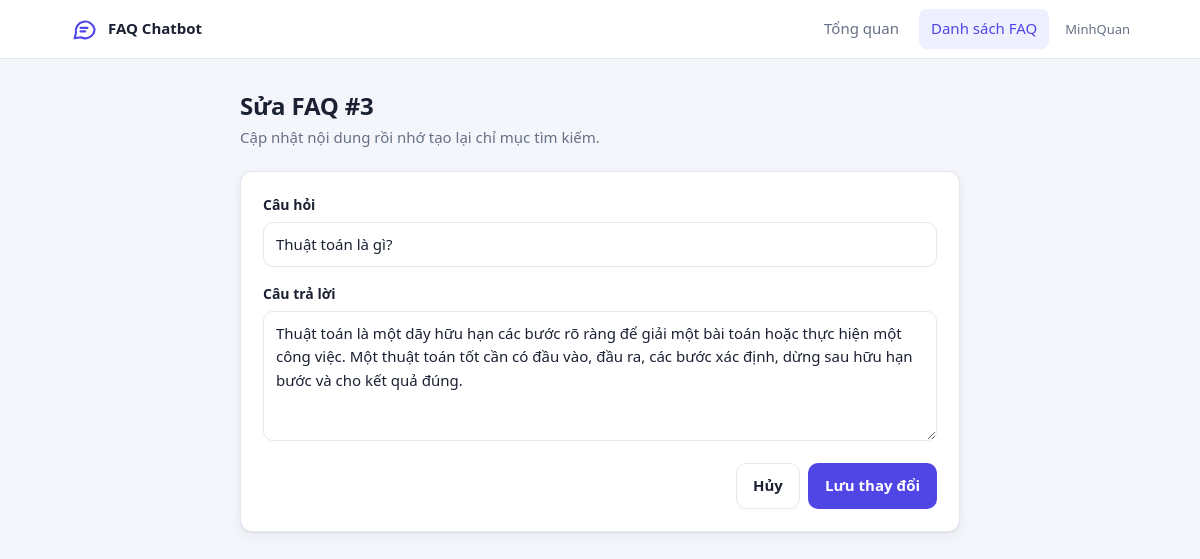
The page /view_faq/edit/3 (signed in) on the database its author committed.
### models.py (models this page shows, shortened)
class User(UserMixin, db.Model):
    __tablename__ = "User"
    id: Mapped[int] = mapped_column(primary_key=True)
    username: Mapped[str] = mapped_column( unique=True)
    password: Mapped[str] = mapped_column()

class Faq_User ( db.Model):
    __tablename__ = "Faq_User"
    id: Mapped[int] = mapped_column(primary_key=True)
    ask: Mapped[str] = mapped_column()
    answer: Mapped[str] = mapped_column()

### routes/routes.py (the view, shortened to what this page needs)
    @app.route("/view_faq/edit/<int:id>", methods =["GET", "POST"])
    @login_required
    def edit(id):
        faq = db.session.get(Faq_User, id)
        if faq is None:
            return jsonify({"error": "FAQ not found"}), 404
        return render_template("editFaq.html", faq=faq)

### app.py (called while the page is built)
@login_manager.user_loader
def load_user(user_id):
	from models import User
	return db.session.get(User, int(user_id))

### templates/editFaq.html (shortened to what this page needs)
{% extends "base.html" %}
{% block body %}
<main class="container" style="max-width:760px">
  <div class="page-head">
    <div><h1>Sửa FAQ #{{ faq.id }}</h1><p>Cập nhật nội dung rồi nhớ tạo lại chỉ mục tìm kiếm.</p></div>
  </div>
  <section class="card">
    <form action="{{ url_for('edit', id=faq.id) }}" method="POST" data-loading="Đang lưu...">
      <div class="field"><label for="q">Câu hỏi</label>
        <input id="q" name="question" type="text" value="{{ faq.ask }}" required></div>
      <div class="field"><label for="a">Câu trả lời</label>
        <textarea id="a" name="answer" required>{{ faq.answer }}</textarea></div>
      <div class="row" style="justify-content:flex-end">
        <a class="btn ghost" href="{{ url_for('view_faq') }}">Hủy</a>
        <button class="btn" type="submit">Lưu thay đổi</button>
      </div>
    </form>
  </section>
</main>
{% endblock %}

### templates/base.html (shortened to what this page needs)
<!DOCTYPE html>
<html lang="vi">
<head>
  <link rel="stylesheet" href="{{ url_for('static', filename='css/style.css') }}">
</head>
<body>
{% if current_user.is_authenticated %}
<header class="nav"><div class="nav-in">
  <a class="brand" href="{{ url_for('index') }}">
    <svg viewBox="0 0 24 24" fill="none" stroke="currentColor" stroke-width="1.8" stroke-linecap="round" stroke-linejoin="round"><path d="M21 12a8 8 0 0 1-11.6 7.1L4 20l1.1-4.6A8 8 0 1 1 21 12z"/><path d="M9 11h6M9 14h4"/></svg>
    FAQ Chatbot
  </a>
  <a class="link {{ 'on' if request.endpoint == 'index' }}" href="{{ url_for('index') }}">Tổng quan</a>
  <a class="link {{ 'on' if request.endpoint in ('view_faq','edit') }}" href="{{ url_for('view_faq') }}">Danh sách FAQ</a>
  <span class="user">{{ current_user.username }}</span>
</div></header>
{% endif %}
{% block body %}{% endblock %}
</body>
</html>

### static/css/style.css (style rules this page uses)
:root { --bg:#f4f6fb;--card:#fff;--text:#1b2133;--muted:#667085;--border:#e3e7ef;--primary:#4f46e5;--primary-h:#4338ca;--soft:#eef0ff;--danger:#dc2626;--ok:#16a34a;--shadow:0 1px 2px rgba(16,24,40,.06),0 4px 14px rgba(16,24,40,.06);--r:12px }
* { box-sizing:border-box }
html { -webkit-text-size-adjust:100% }
body { margin:0;background:var(--bg);color:var(--text);font:15px/1.55 system-ui,-apple-system,"Segoe UI",Roboto,"Helvetica Neue",Arial,sans-serif }
a { color:var(--primary);text-decoration:none }
.nav { position:sticky;top:0;z-index:10;background:var(--card);border-bottom:1px solid var(--border) }
.nav-in { max-width:1100px;margin:auto;padding:0 20px;height:58px;display:flex;align-items:center;gap:8px }
.brand { display:flex;align-items:center;gap:10px;font-weight:700;color:var(--text);margin-right:auto }
.brand svg { width:28px;height:28px;color:var(--primary) }
.nav a.link { padding:8px 12px;border-radius:8px;color:var(--muted);font-weight:500 }
.nav a.link.on { background:var(--soft);color:var(--primary) }
.user { font-size:13px;color:var(--muted);padding-left:8px }
.container { max-width:1100px;margin:auto;padding:28px 20px 48px }
.page-head { display:flex;flex-wrap:wrap;gap:12px;align-items:center;justify-content:space-between;margin-bottom:22px }
.page-head h1 { margin:0;font-size:24px;letter-spacing:-.2px }
.page-head p { margin:2px 0 0;color:var(--muted) }
.card { background:var(--card);border:1px solid var(--border);border-radius:var(--r);box-shadow:var(--shadow);padding:22px }
.field { margin-bottom:16px }
.field label { display:block;font-weight:600;font-size:14px;margin-bottom:6px }
input,textarea { width:100%;font:inherit;color:var(--text);background:var(--card);border:1px solid var(--border);border-radius:10px;padding:10px 12px;transition:border .15s,box-shadow .15s }
textarea { min-height:130px;resize:vertical }
.btn { display:inline-flex;align-items:center;justify-content:center;gap:8px;font:inherit;font-weight:600;border:1px solid transparent;border-radius:10px;padding:10px 16px;cursor:pointer;background:var(--primary);color:#fff;transition:background .15s,opacity .15s }
.btn.ghost { background:transparent;color:var(--text);border-color:var(--border) }
.row { display:flex;gap:8px }

### rows shown on the page
User: username "MinhQuan"
Faq_User: id "3", question "Thuật toán là gì?", answer "Thuật toán là một dãy hữu hạn các bước rõ ràng để giải một bài toán hoặc thực hiện một công việc. Một thuật toán tốt cần có đầu vào, đầu ra, các bước xác định, dừng sau hữu hạn bước và cho kết quả đúng."
